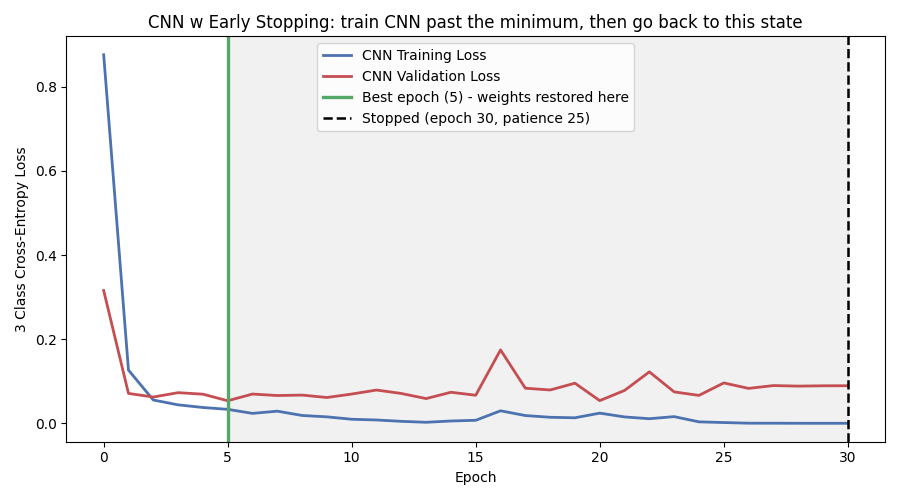

Write Python code to recreate this figure.
from pathlib import Path

from matplotlib import pyplot as plt

from quartet_ml.train import CNN, get_cnn_split_data, prepare_cnn_dataloader, train_cnn_with_early_stopping

def mini_cnn_train_easy():
  train_x, train_y = get_cnn_split_data("train", regime_type="easy")
  val_x, val_y = get_cnn_split_data("val", regime_type="easy")
  train_loader = prepare_cnn_dataloader(train_x, train_y, batch_size=32, shuffle=True)
  val_loader = prepare_cnn_dataloader(val_x, val_y, batch_size=32, shuffle=False)
  cnn_model = CNN(in_channels=16, out_channels=8, kernel_size=3)
  _, model_history, metrics = train_cnn_with_early_stopping(cnn_model, train_loader, val_loader)
  fig, axis = plt.subplots(figsize=(9,5))
  axis.plot(model_history.epoch, model_history.train_loss, color="#4C72B0", linewidth=2.0, label="CNN Training Loss")
  axis.plot(model_history.epoch, model_history.val_loss, color="#C44E52", linewidth=2.0, label="CNN Validation Loss")
  axis.axvline(metrics["best_epoch"], color="#55A868", linewidth=2.4, label=f"Best epoch ({metrics['best_epoch']}) - weights restored here")
  axis.axvline(metrics["epochs_run"] - 1, color="black", linestyle="--", linewidth=1.8, label=f"Stopped (epoch {metrics['epochs_run'] - 1}, patience 25)")
  axis.axvspan(metrics["best_epoch"], metrics["epochs_run"] - 1, alpha=0.12, color="#8C8C8C")
  axis.set_xlabel("Epoch")
  axis.set_ylabel("3 Class Cross-Entropy Loss")
  axis.set_title("CNN w Early Stopping: train CNN past the minimum, then go back to this state")
  axis.legend(fontsize=10)
  fig.tight_layout()
  fig.savefig(Path(__file__).resolve().parent / "mini_cnn_train_easy.png")
  plt.show()
  return metrics

if __name__ == "__main__":
  metrics = mini_cnn_train_easy()
  print(metrics)
  
